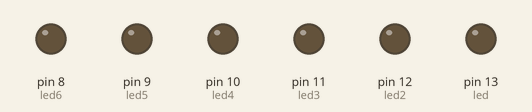
This sketch was run on a simulated Arduino Uno, built with avr-gcc and run on an emulated ATmega328P. Parts: output pins drawn as LEDs (lit = HIGH).

Above: at 0.05 s.
At 0.35 s:
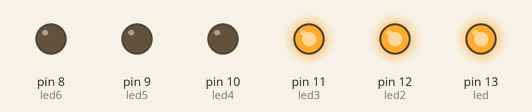
At 0.75 s:
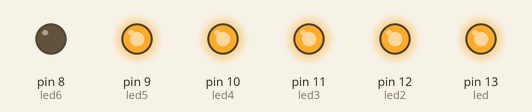
At 1.45 s:
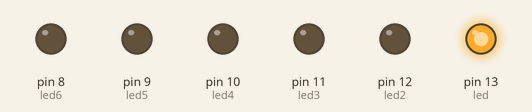
At 2.15 s:
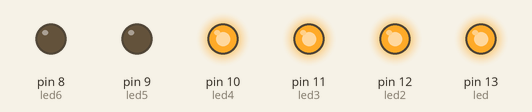
At 2.85 s:
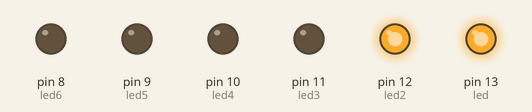
Timing chart, 0 to 3.1 s (numbered marks = the images above):
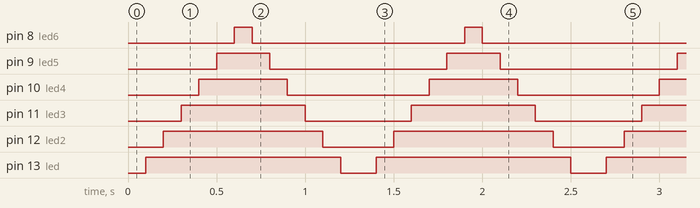

Measured:
- by itself, pin 8 (led6): alternates HIGH for 0.10 s and LOW for 1.2 s
- by itself, pin 9 (led5): alternates HIGH for 0.30 s and LOW for 1.0 s
- by itself, pin 10 (led4): alternates HIGH for 0.50 s and LOW for 0.80 s
- by itself, pin 11 (led3): alternates HIGH for 0.70 s and LOW for 0.60 s
- by itself, pin 12 (led2): alternates HIGH for 0.90 s and LOW for 0.40 s
- by itself, pin 13 (led): alternates HIGH for 1.1 s and LOW for 0.20 s

The sketch:

Light_show.ino
```cpp
//KGs first thing she made by he self
int led = 13;       //This LED is green
int led2 = 12;      //This LED is green
int led3 = 11;      //This LED is yellow
int led4 = 10;      //This LED is yellow
int led5 = 9;       //This LED is red
int led6 = 8;       //This LED is red


// the setup routine runs once when you press reset:
void setup() {
  // initialize the digital pin as an output.
  pinMode(led, OUTPUT);
  pinMode(led2, OUTPUT);
  pinMode(led3, OUTPUT);
  pinMode(led4, OUTPUT);
  pinMode(led5, OUTPUT);
  pinMode(led6, OUTPUT);
}

// the loop routine runs 20:
  void loop ( ){
    for(int i=1;i<=20;i++);
   delay(100);
  digitalWrite(led, HIGH);
  delay(100);
   digitalWrite(led2, HIGH);
  delay(100);
    digitalWrite(led3, HIGH);
  delay(100);
   digitalWrite(led4, HIGH);
  delay(100);
   digitalWrite(led5, HIGH);
  delay(100);
   digitalWrite(led6, HIGH);
  delay(100);
   digitalWrite(led6, LOW);
  delay(100);
   digitalWrite(led5, LOW);
  delay(100);
    digitalWrite(led4, LOW);
  delay(100);
   digitalWrite(led3, LOW);
  delay(100);
   digitalWrite(led2, LOW);
  delay(100);
   digitalWrite(led, LOW);
  delay(100);

}
```
